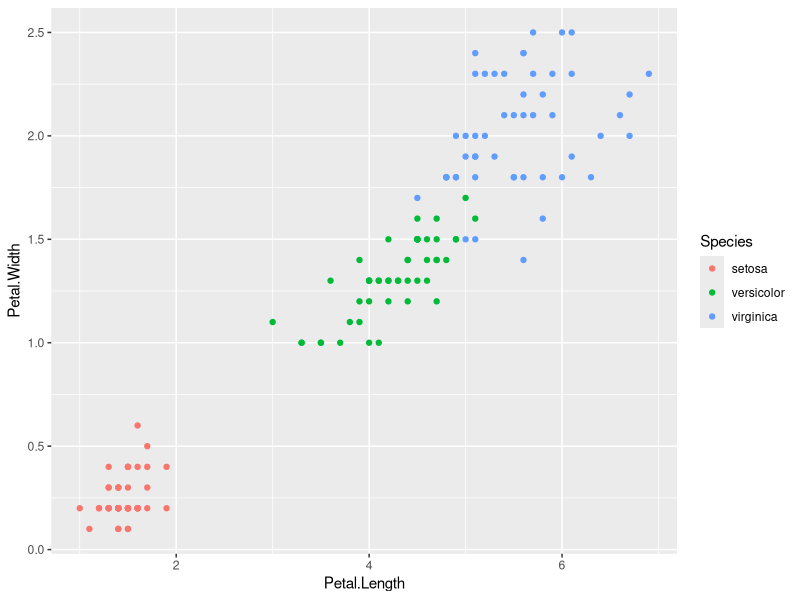
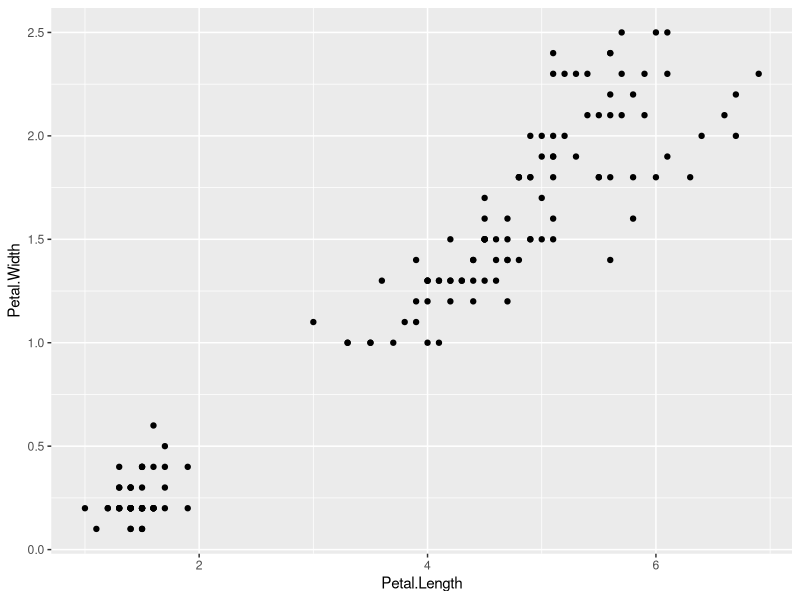

Source code (R) for these figures, in order:
# Cluster Analysis
#https://www.r-bloggers.com/k-means-clustering-in-r/
library(datasets)
head(iris)
#found that Petal.Length and Petal.Width were similar among the same species but varied considerably between different species

library(ggplot2)
ggplot(iris, aes(Petal.Length, Petal.Width, color = Species)) + geom_point()

# Clustering ----------------

#try to cluster it. Since the initial cluster assignments are random, let us set the seed to ensure reproducibility.

str(iris)
set.seed(20)
irisCluster <- kmeans(iris[, 3:4], 3, nstart = 20)
irisCluster

table(irisCluster$cluster, iris$Species)

# Plot
irisCluster$cluster <- as.factor(irisCluster$cluster)
ggplot(iris, aes(Petal.Length, Petal.Width, color = iris$cluster)) + geom_point()
